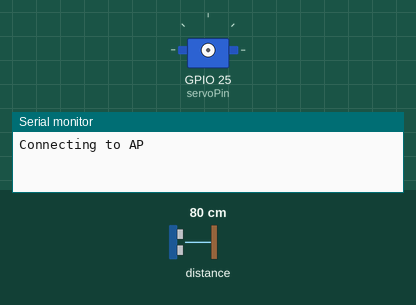
This sketch was run on a simulated ESP32. On the bench: servo, the last lines printed to the serial monitor. The test bench sets the inputs (shaded band); at power-on: distance to the obstacle 80 cm. WiFi joins after 1.5 s; servers stay silent unless stated.

Above: at 0.1 s.
At 3.7 s:
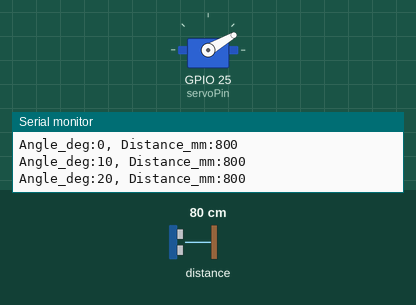
3.8 s: distance to the obstacle set to 250 cm
At 9.8 s:
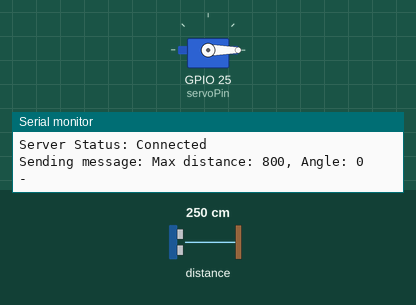
Timing chart, 0 to 11.3 s (numbered marks = the images above; inputs shaded):
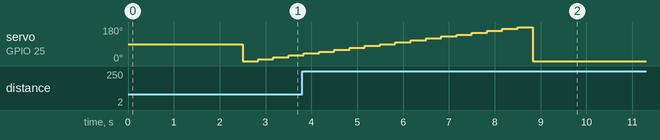

Measured:
- by itself, servo on GPIO 25 (servoPin): rises from 30° to 180° in 4.7 s, then falls to 0° in 0.33 s

The sketch:

object_detection_v2.ino
```cpp
#include <WiFi.h>

#include <Wire.h>
#include <Adafruit_VL53L0X.h>
#include <ESP32Servo.h> // Use ESP32Servo library instead of the default Servo library


// Constants

// SSID and Password of the Access Point (same as AP)
const char* ssid = "ESP32-AP";
const char* password = "123456789";

// Server IP and port (IP of ESP32 AP)
const char* host = "192.168.4.1"; // IP address of the ESP32 AP
const uint16_t port = 80;


// ToF
Adafruit_VL53L0X lox = Adafruit_VL53L0X();

int maxDistance = 0; // Maximum detected distance
int maxAngle = 0;    // Angle with maximum distance

int measuredDistance = 0;
int forwardDistance = 0;

// SG90
Servo myServo;

int servoPin = 25;   // Servo signal connected to D25
int servoAngle = 0;  // Initial servo angle

const int minPulseWidth = 500; // 0.5 ms
const int maxPulseWidth = 2500; // 2.5 ms
const int pwmFreq = 50;

// Setup
void setup() {
  Serial.begin(115200);

  // Connect to the Wi-Fi Access Point
  WiFi.begin(ssid, password);

  Serial.print("Connecting to AP");
  while (WiFi.status() != WL_CONNECTED) {
    delay(1000);
    Serial.print(".");
  }
  Serial.println("\nConnected to AP");

  // Display the IP address assigned to the station ESP32
  Serial.print("Station IP Address: ");
  Serial.println(WiFi.localIP());


  // Initialize ToF sensor
  if (!lox.begin()) {
    Serial.println("Failed to boot VL53L0X");
    while(1);
  }
  Serial.println("VL53L0X Ready!");

  // Servo
  myServo.attach(servoPin, minPulseWidth, maxPulseWidth);
  myServo.setPeriodHertz(pwmFreq);

  delay(500);
}

// Loop
void loop() {

  // Connect to the server (ESP32 AP)
  WiFiClient client;

  servoAngle = 0;
  maxAngle = 0;

  measuredDistance = 0;
  maxDistance = 0;
  forwardDistance = 0;

  // Sweep the servo from 0 to 180 degreess
  for (servoAngle = 0; servoAngle <= 180; servoAngle += 10) {
    myServo.write(servoAngle);  // Move the servo
    delay(300);

    VL53L0X_RangingMeasurementData_t measure;
    lox.rangingTest(&measure, false); // Perform ToF distance measurement

    if (measure.RangeStatus != 4) {   // If the measurement is valid
      Serial.print("Angle_deg:");
      Serial.print(servoAngle);
      Serial.print(", Distance_mm:");
      measuredDistance = measure.RangeMilliMeter;
      Serial.println(measuredDistance); //ln here to be able to use the plotter
      //Serial.println(" mm");

      // Check if the current distance is the highest
      if (measuredDistance > maxDistance) {
        maxDistance = measuredDistance;
        maxAngle = servoAngle;
      }

      if (servoAngle == 90) {
        forwardDistance = measuredDistance;
      }

    } else {
      Serial.println("Measurement error!");
    }
  }

  // Print the angle with the max distance
  Serial.print("Max distance: ");
  Serial.print(maxDistance);
  Serial.print(" mm at angle: ");
  Serial.println(maxAngle-90);

  // Rotate the servo back to the max distance angle
  myServo.write(0);
  delay(300);

  if (client.connect(host, port)) {
    Serial.println("-----------------------------------------------------------------");
    Serial.println("Server Status: Connected");

    // Send a message to the server
    char buffer1[100];
    sprintf(buffer1, "Max distance: %d, Angle: %d", maxDistance, maxAngle);
    Serial.print("Sending message: ");  // Debug: Check what is being sent
    Serial.println(buffer1);
    client.print(buffer1);  // Send the message
    client.flush();  // Ensure it's sent immediately
    Serial.println("-");

    // Wait for the server response
    while (client.available() == 0) {
      delay(500);
    }
    String response1 = client.readStringUntil('\r');
    Serial.println("Server Response: " + response1);

    char buffer2[100];
    sprintf(buffer2, "Forward distance: %d, Angle: %d", forwardDistance, 0);
    Serial.print("Sending message: ");  // Debug: Check what is being sent
    Serial.println(buffer2);
    client.print(buffer2);
    client.flush();

    // Wait for the server response
    while (client.available() == 0) {
      delay(500);
    }

    // Read the response
    String response2 = client.readStringUntil('\r');
    Serial.println("Server Response: " + response2);

    client.stop();
    Serial.println("-----------------------------------------------------------------");
  }
  else {
    Serial.println("Connection to server failed.");
  }

  delay(1000);  // Wait for --  ms before starting the next sweep
}
```
